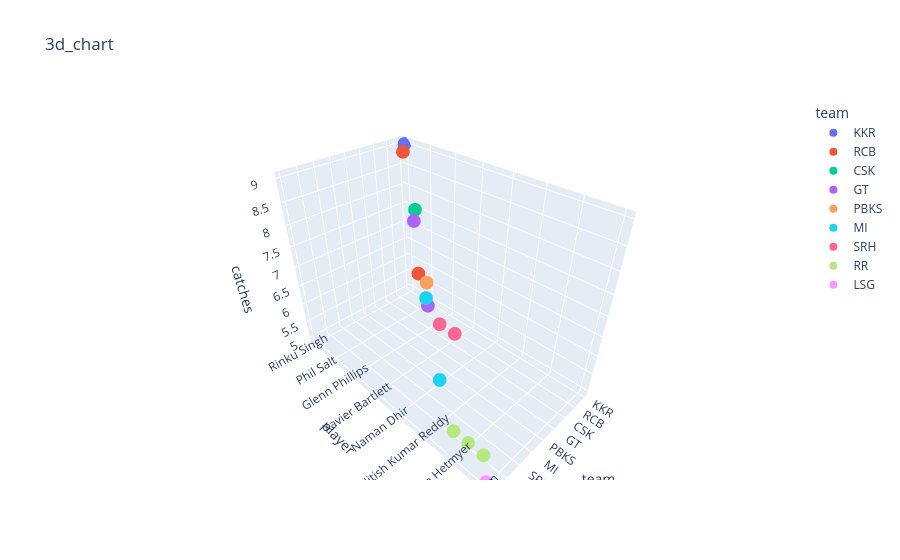

Notebook code cell kept with this figure:
### Code cell
fig= px.scatter_3d(df,x="team",y="player",z="catches",color="team",title="3d_chart")
fig.show()

### Figure 1 — Plotly figure (JSON) as saved in the notebook; plotly's stock layout.template omitted (floating-point values rounded to 4 significant figures)
{"data": [{"hovertemplate": "team=%{x}<br>player=%{y}<br>catches=%{z}<extra></extra>", "legendgroup": "KKR", "marker": {"color": "#636efa", "symbol": "circle"}, "mode": "markers", "name": "KKR", "scene": "scene", "showlegend": true, "type": "scatter3d", "x": ["KKR"], "y": ["Rinku Singh"], "z": [9]}, {"hovertemplate": "team=%{x}<br>player=%{y}<br>catches=%{z}<extra></extra>", "legendgroup": "RCB", "marker": {"color": "#EF553B", "symbol": "circle"}, "mode": "markers", "name": "RCB", "scene": "scene", "showlegend": true, "type": "scatter3d", "x": ["RCB", "RCB"], "y": ["Devdutt Padikkal", "Phil Salt"], "z": [9, 6]}, {"hovertemplate": "team=%{x}<br>player=%{y}<br>catches=%{z}<extra></extra>", "legendgroup": "CSK", "marker": {"color": "#00cc96", "symbol": "circle"}, "mode": "markers", "name": "CSK", "scene": "scene", "showlegend": true, "type": "scatter3d", "x": ["CSK"], "y": ["Dewald Brevis"], "z": [8]}, {"hovertemplate": "team=%{x}<br>player=%{y}<br>catches=%{z}<extra></extra>", "legendgroup": "GT", "marker": {"color": "#ab63fa", "symbol": "circle"}, "mode": "markers", "name": "GT", "scene": "scene", "showlegend": true, "type": "scatter3d", "x": ["GT", "GT"], "y": ["Glenn Phillips", "Shubman Gill"], "z": [8, 6]}, {"hovertemplate": "team=%{x}<br>player=%{y}<br>catches=%{z}<extra></extra>", "legendgroup": "PBKS", "marker": {"color": "#FFA15A", "symbol": "circle"}, "mode": "markers", "name": "PBKS", "scene": "scene", "showlegend": true, "type": "scatter3d", "x": ["PBKS"], "y": ["Xavier Bartlett"], "z": [7]}, {"hovertemplate": "team=%{x}<br>player=%{y}<br>catches=%{z}<extra></extra>", "legendgroup": "MI", "marker": {"color": "#19d3f3", "symbol": "circle"}, "mode": "markers", "name": "MI", "scene": "scene", "showlegend": true, "type": "scatter3d", "x": ["MI", "MI"], "y": ["Tilak Varma", "Naman Dhir"], "z": [7, 5]}, {"hovertemplate": "team=%{x}<br>player=%{y}<br>catches=%{z}<extra></extra>", "legendgroup": "SRH", "marker": {"color": "#FF6692", "symbol": "circle"}, "mode": "markers", "name": "SRH", "scene": "scene", "showlegend": true, "type": "scatter3d", "x": ["SRH", "SRH"], "y": ["Heinrich Klaasen", "Nitish Kumar Reddy"], "z": [7, 7]}, {"hovertemplate": "team=%{x}<br>player=%{y}<br>catches=%{z}<extra></extra>", "legendgroup": "RR", "marker": {"color": "#B6E880", "symbol": "circle"}, "mode": "markers", "name": "RR", "scene": "scene", "showlegend": true, "type": "scatter3d", "x": ["RR", "RR", "RR"], "y": ["David Ferreira", "Shimron Hetmyer", "Ravi Bishnoi"], "z": [5, 5, 5]}, {"hovertemplate": "team=%{x}<br>player=%{y}<br>catches=%{z}<extra></extra>", "legendgroup": "LSG", "marker": {"color": "#FF97FF", "symbol": "circle"}, "mode": "markers", "name": "LSG", "scene": "scene", "showlegend": true, "type": "scatter3d", "x": ["LSG"], "y": ["Aiden Markram"], "z": [5]}], "layout": {"legend": {"title": {"text": "team"}, "tracegroupgap": 0}, "scene": {"domain": {"x": [0, 1], "y": [0, 1]}, "xaxis": {"categoryarray": ["KKR", "RCB", "CSK", "GT", "PBKS", "MI", "SRH", "RR", "LSG"], "categoryorder": "array", "title": {"text": "team"}}, "yaxis": {"title": {"text": "player"}}, "zaxis": {"title": {"text": "catches"}}}, "title": {"text": "3d_chart"}}}
